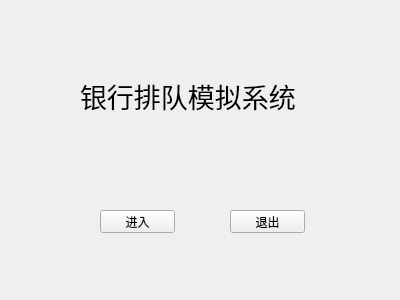
<?xml version="1.0" encoding="UTF-8"?>
<ui version="4.0">
 <class>WelcomeWindow</class>
 <widget class="QWidget" name="WelcomeWindow">
  <property name="geometry">
   <rect>
    <x>0</x>
    <y>0</y>
    <width>400</width>
    <height>300</height>
   </rect>
  </property>
  <property name="windowTitle">
   <string>Form</string>
  </property>
  <widget class="QLabel" name="label">
   <property name="geometry">
    <rect>
     <x>80</x>
     <y>50</y>
     <width>251</width>
     <height>91</height>
    </rect>
   </property>
   <property name="font">
    <font>
     <family>黑体</family>
     <pointsize>20</pointsize>
    </font>
   </property>
   <property name="text">
    <string>银行排队模拟系统</string>
   </property>
  </widget>
  <widget class="QPushButton" name="pushButton">
   <property name="geometry">
    <rect>
     <x>100</x>
     <y>210</y>
     <width>75</width>
     <height>23</height>
    </rect>
   </property>
   <property name="text">
    <string>进入</string>
   </property>
  </widget>
  <widget class="QPushButton" name="pushButton_2">
   <property name="geometry">
    <rect>
     <x>230</x>
     <y>210</y>
     <width>75</width>
     <height>23</height>
    </rect>
   </property>
   <property name="text">
    <string>退出</string>
   </property>
  </widget>
 </widget>
 <resources/>
 <connections>
  <connection>
   <sender>pushButton_2</sender>
   <signal>clicked()</signal>
   <receiver>WelcomeWindow</receiver>
   <slot>close()</slot>
   <hints>
    <hint type="sourcelabel">
     <x>277</x>
     <y>215</y>
    </hint>
    <hint type="destinationlabel">
     <x>319</x>
     <y>176</y>
    </hint>
   </hints>
  </connection>
 </connections>
</ui>
